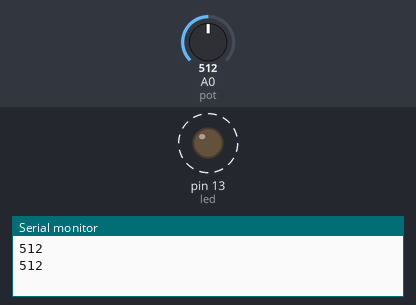
A sketch run on a simulated Arduino Uno, built with avr-gcc and run on an emulated ATmega328P. On the bench: output pins drawn as LEDs (lit = HIGH), the last lines printed to the serial monitor. Dashed ring = blinking. The inputs (shaded band) are chosen by the test bench; at power-on: A0 (pot) = 512.

Above: at 1.8 s.
1.9 s: A0 (pot) set to 306
At 2.2 s:
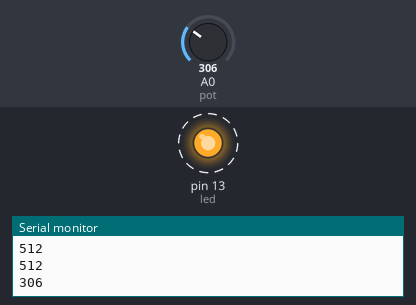
5.4 s: A0 (pot) set to 122
At 5.56 s:
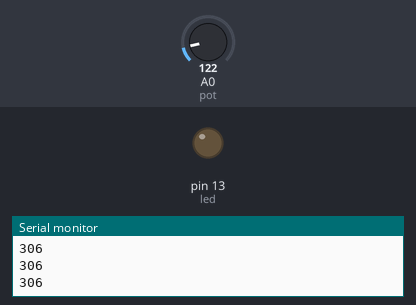
Timing chart, 0 to 14.9 s (numbered marks = the images above; inputs shaded):
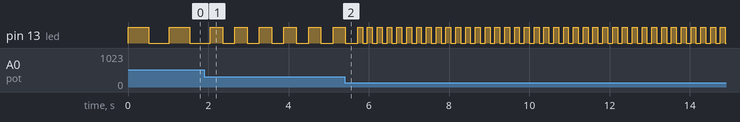

The sketch:

Projeto02.1-Potenciometro.ino
```cpp
//Liga e desliga um LED na frequência determinada pelo potenciômetro.

// Selecione o pino de entrada do potenciômetro.
int pot = A0;

// Selecione o pino do LED.
int led = 13;

// Variável para guardar o valor do potenciômetro.
int valor = 0;

void setup() {
  Serial.begin(9600);
  pinMode(led, OUTPUT);
  pinMode(pot, INPUT);
}

void loop() {
  valor = analogRead(pot);
  Serial.println(valor);

  digitalWrite(led, HIGH);
  delay(valor);

  digitalWrite(led, LOW);
  delay(valor);
}
```

Measured:
- after the input at 1.9 s, pin 13 (led): alternates HIGH for 0.31 s and LOW for 0.31 s, starting after 0.46 s
- by itself, pin 13 (led): alternates HIGH for 0.51 s and LOW for 0.51 s
